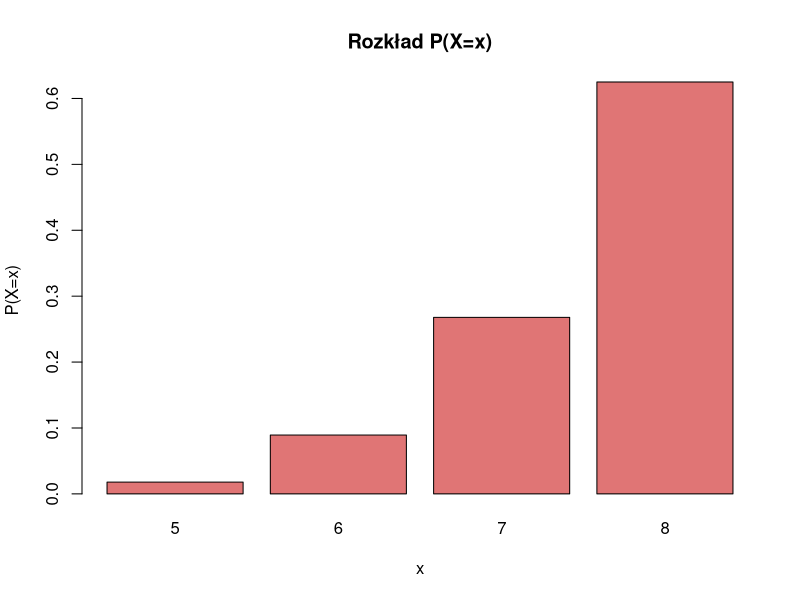
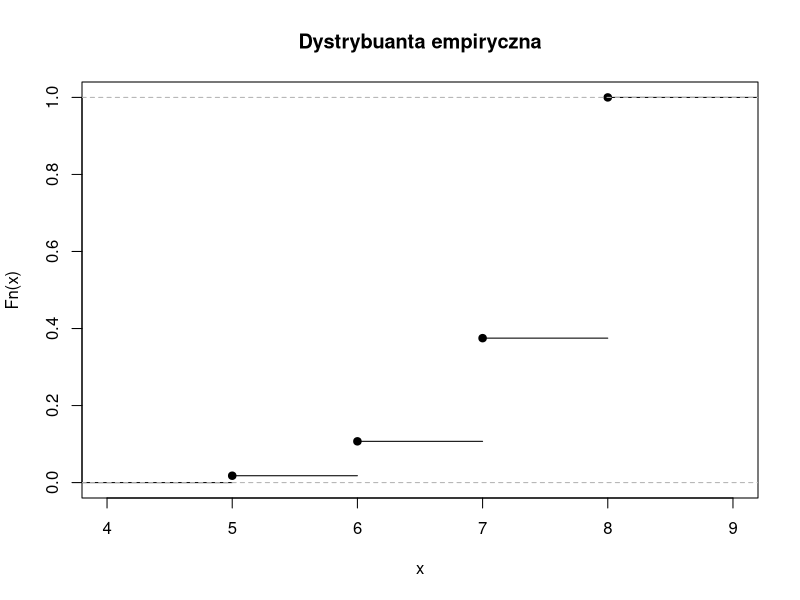
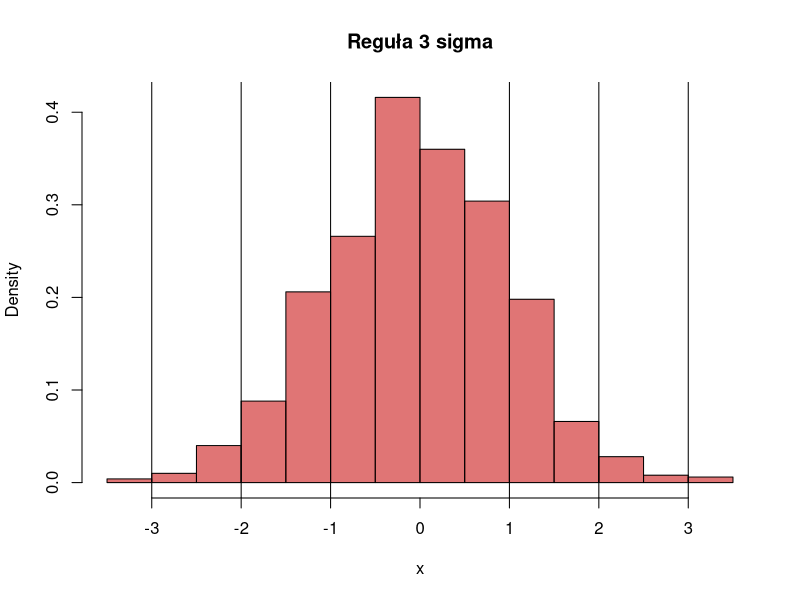
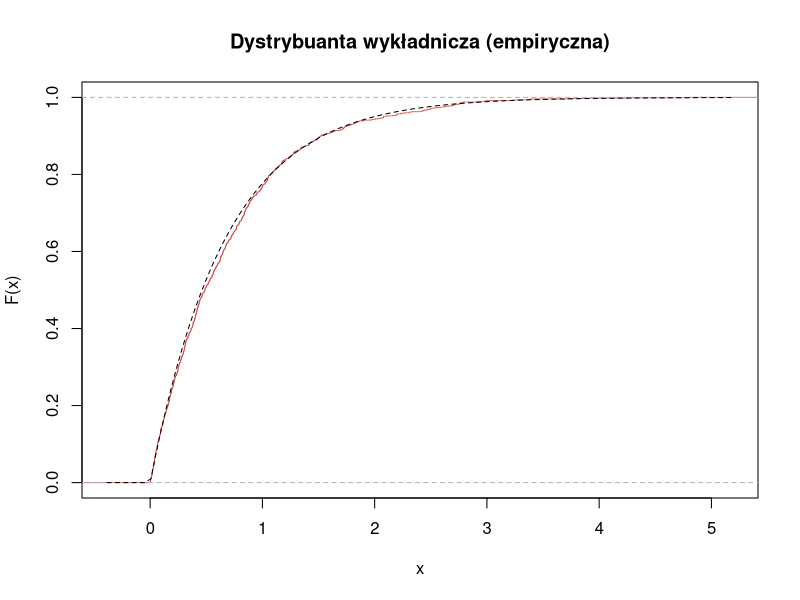
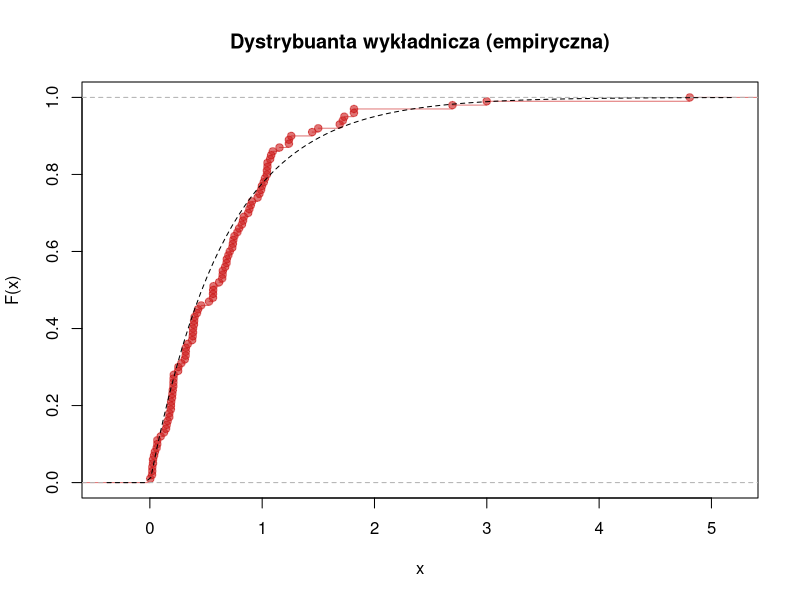
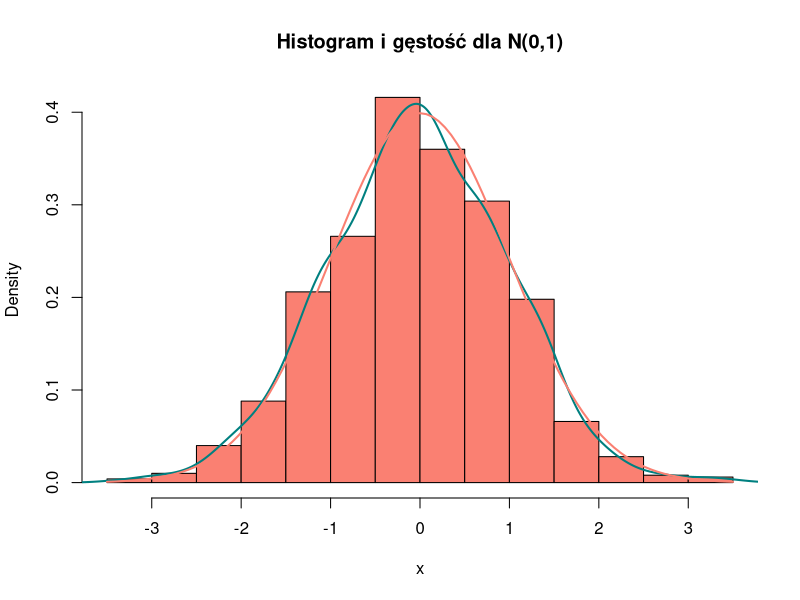
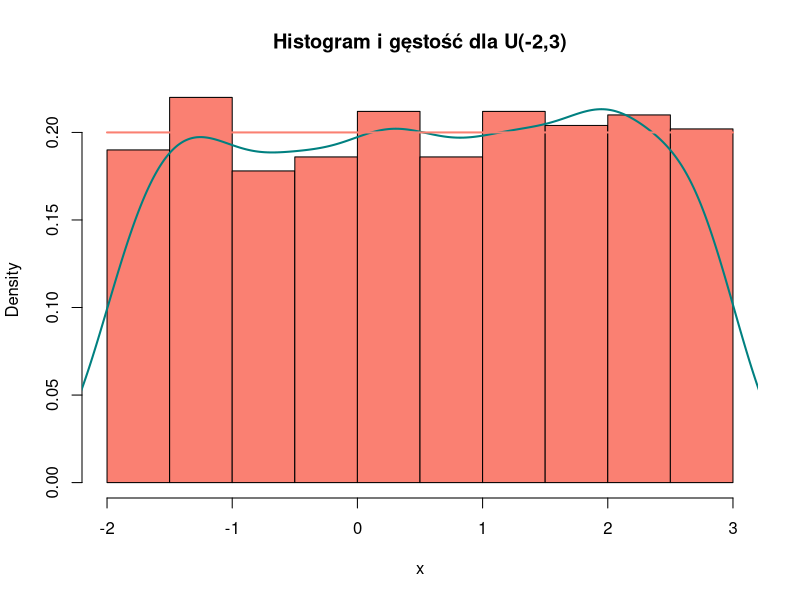
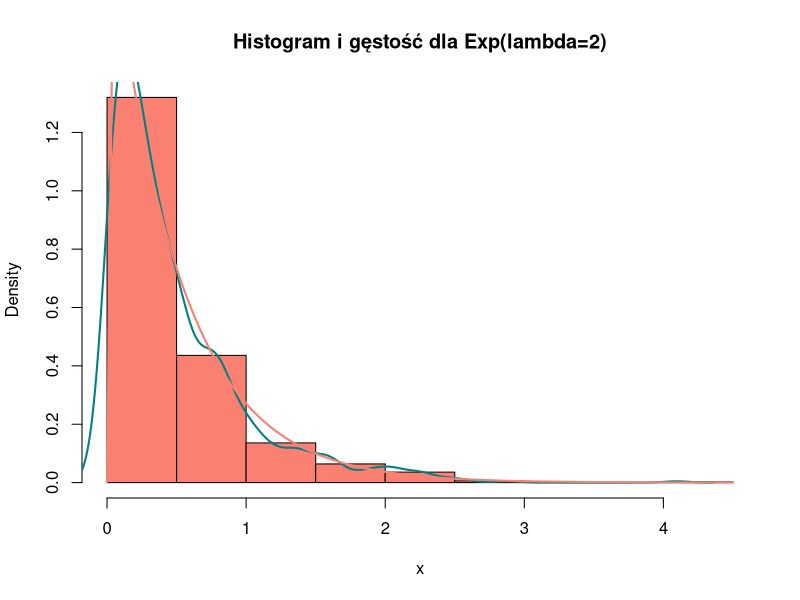

Write R code to recreate these figures, in order.
## ---- chunk 1
knitr::opts_chunk$set(echo = TRUE)
## ---- chunk 2
# combn(x, m, FUN = NULL, simplify = TRUE, …)
komb <- combn(1:8, 5)

X <- apply(komb, 2, max)

tab <- table(X) #zlicza ile razy występuje każda wartość
tab

px <- tab / sum(tab) #częstość/wszystkie

px

barplot(px, main="Rozkład P(X=x)", xlab="x", ylab="P(X=x)", col=rgb(0.8,0.1,0.1,0.6))

Fx_emp <- ecdf(X)
plot(Fx_emp, main="Dystrybuanta empiryczna")

## ---- chunk 3
# dnorm(x, mean = 0, sd = 1, log = FALSE)
# pnorm(q, mean = 0, sd = 1, lower.tail = TRUE, log.p = FALSE)
# qnorm(p, mean = 0, sd = 1, lower.tail = TRUE, log.p = FALSE)

dnorm(3, mean=2, sd=5) #wartość funkcji gęstości prawdopodobieństwa
pnorm(7, mean=2, sd=5) #dystrybuanta, P(X <= 7)
qnorm(0.8, mean=2, sd=5) # kwantyl 4/5 = 80%, wartość x taka, że P(X <= x) = 0.8
## ---- chunk 4
# Taka sama konwencja - d dla gęstości, p dla dystrybuanty, i q dla kwantyli

dt(3, df=5)
pt(7, df=5)
qt(0.8, df=5)
## ---- chunk 5
# Rozkład 0, 1 więc nie musimy podawać parametrów
# 1. Dystrybuanta
pnorm(1.5)

# 2. Różnica dystrybuant
pnorm(2.5) - pnorm(-2.5)

# N(2,1) 
pnorm(1.5, mean=2, sd=1)

pnorm(2.5, 2, 1) - pnorm(-2.5, 2, 1)
## ---- chunk 6
# punif(0.5, min = 0, max = 1) rozkład jednostajny
punif(1, -3, 3)
punif(0.5, -3, 3) - punif(-0.5, -3, 3)
1 - punif(-1, -3, 3)


# pexp(x_dexp, rate = 5)   Rozkład wykładniczy
pexp(1, 1.5)
pexp(1.5, 1.5) - pexp(0.5, 1.5)
1 - pexp(4, 1.5)
## ---- chunk 7
set.seed(42)
x <- rnorm(1000) # losujemy 100 wartości w celu symulacji

mean(abs(x) < 1) # mniej niż 68
mean(abs(x) < 2) #
mean(abs(x) < 3)

hist(x, probability=TRUE,
     main="Reguła 3 sigma",
     xlab="x",
     col=rgb(0.8,0.1,0.1,0.6))

abline(v=c(-1,1))
abline(v=c(-2,2))
abline(v=c(-3,3))

# Rozkład teoretyczny
pnorm(1) - pnorm(-1)
pnorm(2) - pnorm(-2)
pnorm(3) - pnorm(-3)
## ---- chunk 8
set.seed(123)
x_exp <- rexp(1000, rate=1.5) # Wybrano rozkłąd wykładniczy

plot(ecdf(x_exp), main="Dystrybuanta wykładnicza (empiryczna)",
     xlab="x", ylab="F(x)", col=rgb(0.8,0.1,0.1,0.6))

curve(pexp(x, rate=1.5), add=TRUE, lty=2) # Teoretyczna

mean(x_exp)
mean(x_exp) - 1/1.5

var(x_exp)
var(x_exp) - 1/(1.5^2)
## ---- chunk 9
set.seed(123)
x_exp <- rexp(100, rate=1.5) # Wybrano rozkłąd wykładniczy

plot(ecdf(x_exp), main="Dystrybuanta wykładnicza (empiryczna)",
     xlab="x", ylab="F(x)", col=rgb(0.8,0.1,0.1,0.6))

curve(pexp(x, rate=1.5), add=TRUE, lty=2) # Teoretyczna

mean(x_exp)
mean(x_exp) - 1/1.5 #1/lambda

var(x_exp)
var(x_exp) - 1/(1.5^2) # 1/lambda^2
## ---- chunk 10
set.seed(42)
n <- 1000


# rozkłady ciągłe
x_norm <- rnorm(n, mean = 0, sd = 1) # Normalny
x_unif <- runif(n, min = -2, max = 3) # jednostajny
x_exp  <- rexp(n, rate = 2) #wykładniczy

# rozkłady dyskretne
x_bern <- rbinom(n, size = 1, prob = 0.3) # Bernoulli
x_bin  <- rbinom(n, size = 10, prob = 0.5) # Binomial
x_poi  <- rpois(n, lambda = 4) # Poisson

salmon_col <- "#FA8072"
teal_col <- "#008080"


plot_discrete <- function(x, title) {
  probs <- prop.table(table(x))
  barplot(probs, main = paste("Empiryczne P(Y=y) dla", title),
          xlab = "Wartość y", ylab = "P(Y=y)", col = salmon_col)
}

plot_continuous <- function(x, title) {
  hist(x, prob = TRUE, main = paste("Histogram i gęstość dla", title), col = salmon_col)
  lines(density(x), col = teal_col, lwd=2)
}

# ciągłe
plot_continuous(x_norm, "N(0,1)")
curve(dnorm(x,0,1), add=TRUE, col=salmon_col, lwd=2)

plot_continuous(x_unif, "U(-2,3)")
curve(dunif(x,-2,3), add=TRUE, col=salmon_col, lwd=2)

plot_continuous(x_exp, "Exp(lambda=2)")
curve(dexp(x, rate = 2), add=TRUE, col=salmon_col, lwd=2)

# dystrybuanta empiryczna vs teoretyczna
plot(ecdf(x_norm), main="Dystrybuanta N(0,1)")
curve(pnorm(x,0,1), add=TRUE, col=teal_col, lwd=2)

plot(ecdf(x_unif), main="Dystrybuanta U(-2,3)")
curve(punif(x,-2,3), add=TRUE, col=teal_col, lwd=2)

plot(ecdf(x_exp), main="Dystrybuanta Exp(lambda=2)")
curve(pexp(x, rate = 2), add=TRUE, col=teal_col, lwd=2)

# dyskretne
plot_discrete(x_bern, "Bernoulli(p=0.3)")
plot_discrete(x_bin, "Binomial(n=10, p=0.5)")
plot_discrete(x_poi, "Poisson(lambda=4)")

df <- data.frame(
  Rozklad = c("N(0,1)","U(-2,3)","Exp(2)","Bernoulli","Binomial","Poisson"),
  Emp_Mean = c(mean(x_norm), mean(x_unif), mean(x_exp),
               mean(x_bern), mean(x_bin), mean(x_poi)),
  Emp_Var  = c(var(x_norm), var(x_unif), var(x_exp),
               var(x_bern), var(x_bin), var(x_poi))
)

df$Theo_Mean <- c(0, (-2+3)/2, 1/2,
                  0.3, 10*0.5, 4)

df$Theo_Var <- c(1, (3+2)^2/12, 1/2^2,
                 0.3*(1-0.3), 10*0.5*0.5, 4)

df$Mean_Error <- df$Emp_Mean - df$Theo_Mean
df$Var_Error  <- df$Emp_Var - df$Theo_Var

print(df)
